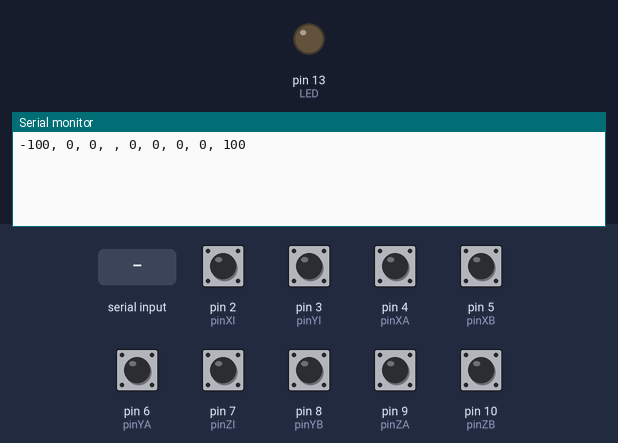
Bench run of a sketch on a simulated Arduino Leonardo, built with avr-gcc and run on an emulated ATmega32U4. On the bench: output pins drawn as LEDs (lit = HIGH), the last lines printed to the serial monitor. The inputs (shaded band) are chosen by the test bench; at power-on: pin 2 (pinXI), pin 3 (pinYI), pin 4 (pinXA), pin 5 (pinXB), pin 6 (pinYA), pin 7 (pinZI), pin 8 (pinYB), pin 9 (pinZA), pin 10 (pinZB) HIGH.

Above: at 1.2 s.
1.3 s: "90,45,200\n" received over the second serial link
At 2.5 s:
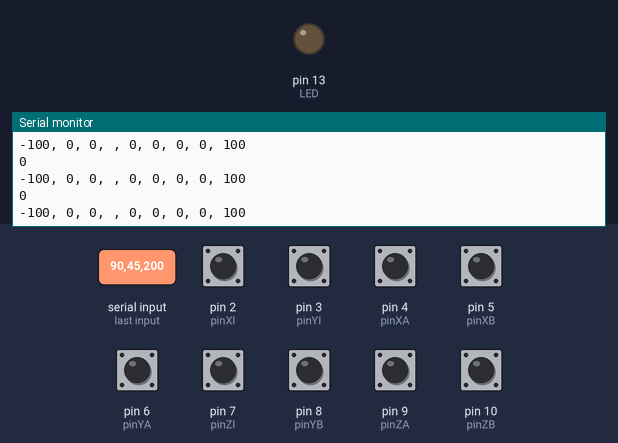
2.8 s: "X90\n" received over the second serial link
At 4.0 s:
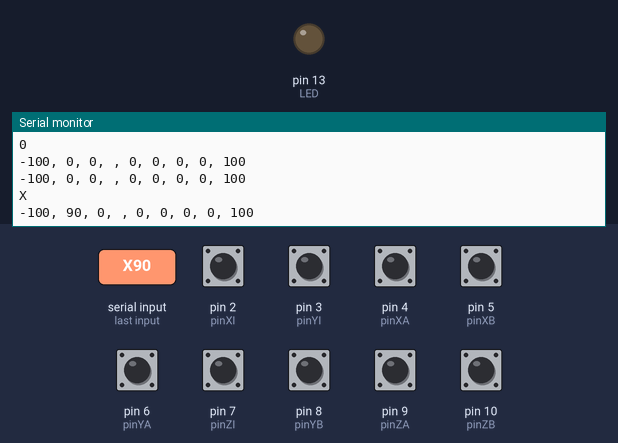
4.3 s: "Y90\n" received over the second serial link
At 5.5 s:
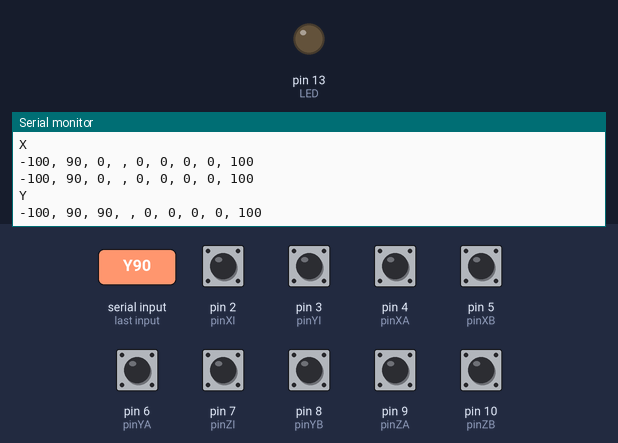
Timing chart, 0 to 7.3 s (numbered marks = the images above; inputs shaded):
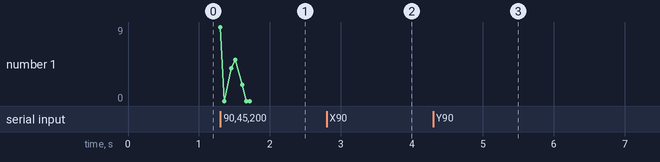

The sketch:

QuadDemodBT3.ino
```cpp
//4Jan2021
// 74LS86 quad xor gates chips arrived
// Quadrature Demodulator of digital signals
// pinXI=chipXOR(pinXA,pinXB)
// pinYI=chipXOR(pinYA,pinYB)
// pinZI=chipXOR(pinzA,pinZB)


// Pins for a Leonardo
//The interrupt pins are connected to the outputs of three XOR gates
int pinXI = 2;
int pinYI =3;
int pinZI = 7;
// The A and B pins from the encoder connect to the XOR gate inputs and the pins on the Arduino
int pinXA =4;
int pinXB=5;
int pinYA =6;
int pinYB=8;
int pinZA =9;
int pinZB=10;


volatile int oldx,oldy,oldz;
volatile int flag=1;
volatile int newvalx,newvaly,newvalz;
volatile long X=0;
volatile long Y=0;
volatile long Z=0;
int table[4][4]={ 0,-1, 1, 0,
                  1, 0, 0,-1,
                 -1, 0, 0, 1,
                  0, 1,-1, 0};

char Incoming_value = 0;
void setup() {
    pinMode(pinXI, INPUT_PULLUP);
    pinMode(pinYI, INPUT_PULLUP);
    pinMode(pinZI, INPUT_PULLUP);
    pinMode(pinXA, INPUT_PULLUP);
    pinMode(pinXB, INPUT_PULLUP);
    pinMode(pinYA, INPUT_PULLUP);
    pinMode(pinYB, INPUT_PULLUP);
    pinMode(pinZA, INPUT_PULLUP);
    pinMode(pinZB, INPUT_PULLUP);

     oldx= digitalRead(pinXA)+2+digitalRead(pinXB);
     oldy= digitalRead(pinYA)+2+digitalRead(pinYB);
     oldz= digitalRead(pinZA)+2+digitalRead(pinZB);
    Serial.begin(115200);
    Serial1.begin(9600);
    pinMode(13, OUTPUT);    //LED
X=0;
Y=0;
Z=0;
    attachInterrupt(digitalPinToInterrupt(pinXI), countx, CHANGE);
    attachInterrupt(digitalPinToInterrupt(pinYI), county, CHANGE);
    attachInterrupt(digitalPinToInterrupt(pinZI), countz, CHANGE);

}

void loop() {

 if(flag){
    Serial.print("-100, ");
    Serial.print(X);
    Serial.print(", ");
    Serial.print(Y);
    Serial.print(", ");
    Serial.print(", ");
    Serial.print(Z);
    Serial.print(", ");
    Serial.print(newvalx);
    Serial.print(", ");
    Serial.print(newvaly);
    Serial.print(", ");
    Serial.print(newvalz);
    Serial.print(", ");
    Serial.println("100");
    //

  Serial1.print("{X:");
  Serial1.print(X);
  Serial1.print(",Y:");
  Serial1.print(Y);
  Serial1.print(",Z:");
  Serial1.print(Z);
  Serial1.println("}");

  //
    flag=0;
  }
  delay(50); // allows skipping of fast readings to Android Bluetooth APP// comment out when testing circuit with serial monitor to see all values

    // comment out RX section if no HC-05 Bluetooth connected
  if (Serial1.available() > 1) {

    Incoming_value=toUpperCase(Serial1.read());
    Serial.println(Incoming_value);
   // Serial1.println(Incoming_value);
   switch (Incoming_value){
    case 'X':
    // if(Serial1.read()=='0')X=0;
    // X=0;
     X=Serial1.parseInt();
    break;
    case 'Y':
     //if(Serial1.read()=='0')Y=0;
      Y=Serial1.parseInt();
   break;
    case 'Z':
     //if(Serial1.read()=='0')Z=0;
     Z=Serial1.parseInt();
    break;
    default:
    break;
   }//endswitch
   flag=1;
  }//endif
  //*/
}


void countx() {
    newvalx=digitalRead(pinXA)*2+digitalRead(pinXB);
    X+=table[newvalx][oldx];
    oldx=newvalx;
    flag=1;
}

void county() {
    newvaly=digitalRead(pinYA)*2+digitalRead(pinYB);
    Y+=table[newvaly][oldy];
    oldy=newvaly;
    flag=1;
}

void countz() {
    newvalz=digitalRead(pinZA)*2+digitalRead(pinZB);
    Z+=table[newvalz][oldz];
    oldz=newvalz;
    flag=1;
}
```

Measured:
- after the input at 1.3 s, the serial monitor: prints a new line at once (image 1)
- after the input at 2.8 s, the serial monitor: prints a new line after 0.07 s (image 2)
- after the input at 4.3 s, the serial monitor: prints a new line after 0.07 s (image 3)
